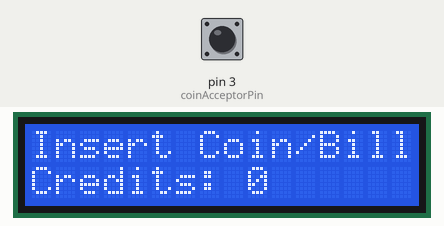
Simulated run of this sketch. Board: Arduino Uno, built with avr-gcc and run on an emulated ATmega328P. On the bench: 16×2 character LCD. Inputs (shaded band) come from the test bench; at power-on: pin 3 (coinAcceptorPin) HIGH. What the sketch prints to the serial monitor is not drawn.

Above: at 1.2 s.
1.3 s: pin 3 (coinAcceptorPin) pulled LOW for 0.15 s
At 2.7 s:
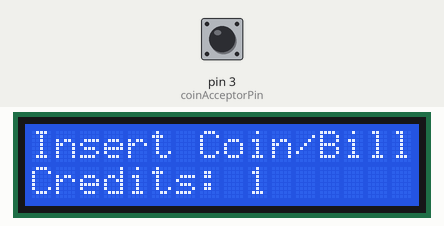
3.1 s: pin 3 (coinAcceptorPin) pulled LOW for 1 s
At 4.4 s:
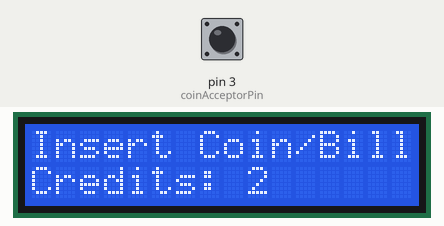
5.6 s: pin 3 (coinAcceptorPin) pulled LOW for 0.15 s
At 7.3 s:
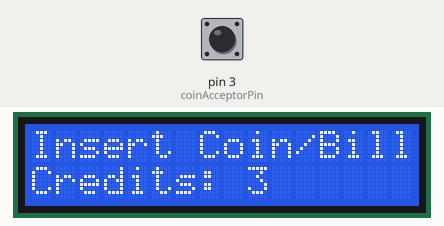
7.6 s: pin 3 (coinAcceptorPin) pulled LOW for 1 s
At 9.0 s:
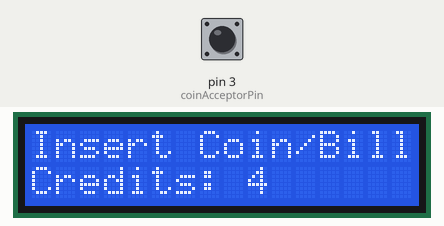
Timing chart, 0 to 10.6 s (numbered marks = the images above; inputs shaded):
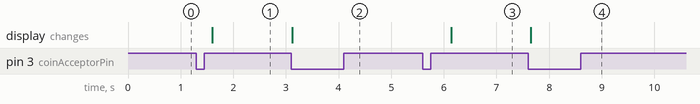

Measured:
- after the input at 1.3 s, the display: changes after 0.30 s (image 1)
- after the input at 3.1 s, the display: changes at once (image 2)
- after the input at 5.6 s, the display: changes after 0.54 s (image 3)
- after the input at 7.6 s, the display: changes after 0.05 s (image 4)

The sketch:

CoinChanger.ino
```cpp
#include <LiquidCrystal_I2C.h>
LiquidCrystal_I2C lcd(0x27, 16, 2);

const int coinAcceptorPin = 3;  // Connect the coin acceptor signal wire to pin 2

volatile unsigned long coinPulseCount = 0;

int totalCredits = 0;

void setup() {
  Serial.begin(9600);
    lcd.init();
  pinMode(coinAcceptorPin, INPUT_PULLUP);
  attachInterrupt(digitalPinToInterrupt(coinAcceptorPin), coinInserted, FALLING);
  lcd.setCursor(0, 0); // Set cursor to the first line
  lcd.print("Insert Coin/Bill");
    lcd.backlight();
}

void loop() {
  // Your main loop code here
  // You can perform other tasks while waiting for coin pulses

  lcd.setCursor(0, 1);  // Set cursor to the second line
  lcd.print("Credits: ");
  lcd.print(coinPulseCount);
   lcd.backlight();
   delay(1500);
}

void coinInserted() {
  // This function will be called whenever a falling edge is detected on pin 2
  coinPulseCount++;
  delay(599);
  Serial.println("Coin inserted!");
  Serial.print("Total Coin Pulses: ");
  Serial.println(coinPulseCount);
}
```
